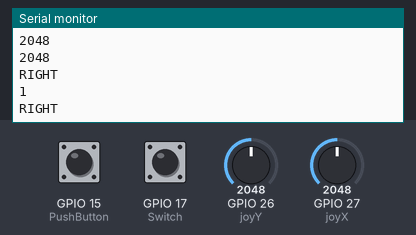
This sketch was run on a simulated ESP32. Shown: the last lines printed to the serial monitor. The test bench sets the inputs (shaded band); at power-on: GPIO 27 (joyX) = 2048, GPIO 15 (PushButton) HIGH, GPIO 17 (Switch) HIGH, GPIO 26 (joyY) = 2048.

Above: at 1.2 s.
1.3 s: GPIO 27 (joyX) set to 2000
At 1.9 s:
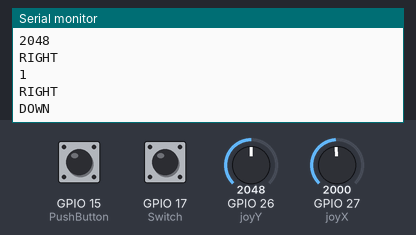
5.5 s: GPIO 27 (joyX) set to 1050
At 5.9 s:
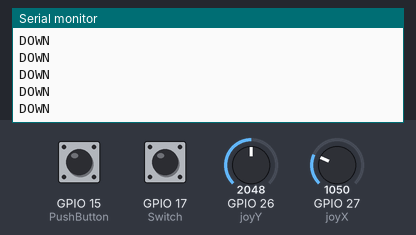
7.0 s: GPIO 27 (joyX) set to 930
At 7.4 s:
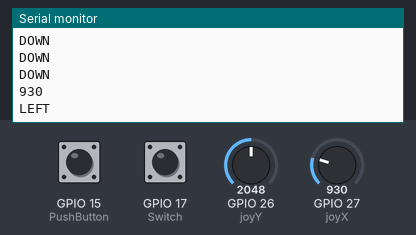
Timing chart, 0 to 10.0 s (numbered marks = the images above; inputs shaded):
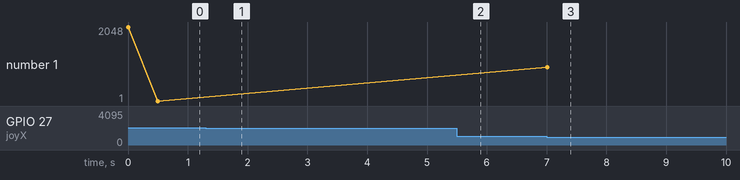

Measured:
- the behaviour switches between 2048 and 2047 on GPIO 27 (joyX) (found by bisection; images 0 and 1)
- the behaviour switches between 1001 and 1000 on GPIO 27 (joyX) (found by bisection; images 2 and 3)
- after the input at 1.3 s, the serial monitor: prints a new line after 0.20 s (image 1)
- after the input at 7.0 s, the serial monitor: prints a new line at once (image 3)
- plotted number 1: 1 → 930 after the input at 7.0 s

The sketch:

push_button_test.ino
```cpp
#define PushButton 15
#define joyX 27
#define joyY 26
#define Switch 17

void setup() {
  Serial.begin(9600);
  // put your setup code here, to run once:
  pinMode(PushButton, INPUT);
  pinMode(Switch, INPUT_PULLUP);

}

int xValue;
int yValue;

int switch_state;
int push_button_state;

int mode = 0;
int prev_state = digitalRead(Switch);

// default values to calibrate joystic
int xLow = 1000;
int xHigh = 0;
int yLow = 1000;
int yHigh = 0;

// calibrate the joystick
void calibrate_joystick() {

  int x = analogRead(joyX);
  int y = analogRead(joyY);

  if (x < xLow) {
    xLow = x;
    Serial.println(xLow);
   }
  else if (x > xHigh) {
    xHigh = x;
    Serial.println(xHigh);
   }

   if (y < yLow) {
    yLow = y;
    Serial.println(yLow);
   }
  else if (y > yHigh) {
    yHigh = y;
    Serial.println(yHigh);
   }

}

void loop() {

  calibrate_joystick();

  int xValue = analogRead(joyX);
  int yValue = analogRead(joyY);

  if (xValue == xLow) {
    Serial.println("LEFT");
    delay(500);
   }
   else if (xValue == xHigh) {
    Serial.println("RIGHT");
    delay(500);
   }

   else if (yValue == yHigh) {
    Serial.println("DOWN"); // orientation seems flipped
    delay(500);
   }

   else if (yValue == yLow) {
    Serial.println("UP"); // orientation seems flipped
    delay(500);
    }
  //Serial.print(xValue);
  //Serial.print("\t");
  //Serial.println(yValue);

  switch_state = digitalRead(Switch);
  if (switch_state == LOW && switch_state != prev_state) {

    mode = (mode + 1) % 5;
    Serial.println(mode);

    prev_state = LOW;
    delay(500);
  }

   if (switch_state == HIGH && switch_state != prev_state) {

    mode = (mode + 1) % 5;
    Serial.println(mode);

    prev_state = HIGH;
    delay(500);
  }

  // prints "1" when the button is pressed
  push_button_state = digitalRead(PushButton);
  if (push_button_state == LOW ) {
    Serial.println(-1);

    if (mode == 0) {
      delay(2000);
     }
    else {
     delay(500);
    }
  }

}
```
